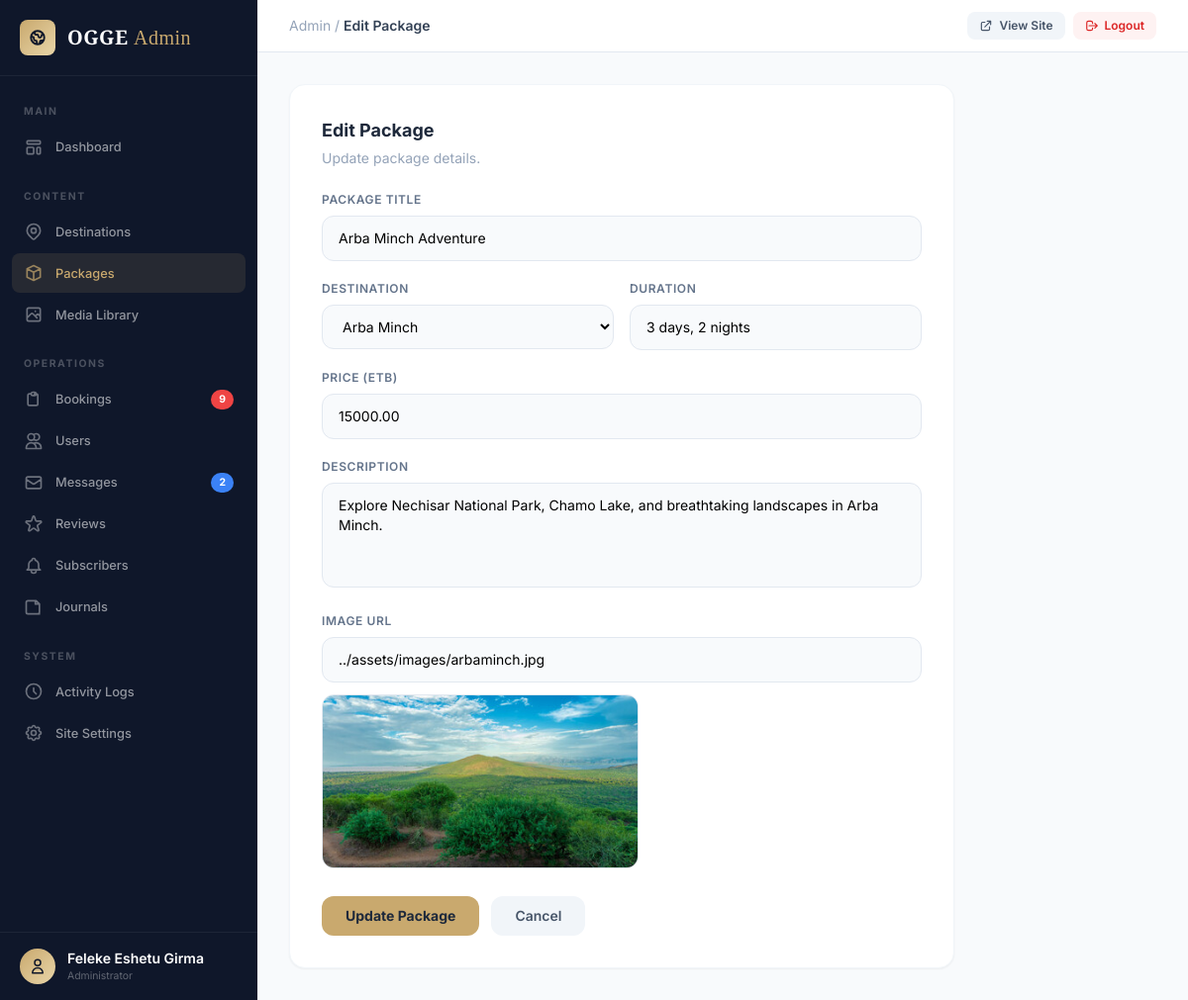
The app's page /admin/package-form.php?id=1 (signed in) with its own data.
### tables this page shows
CREATE TABLE `packages` (
  `id` int(11) NOT NULL,
  `title` varchar(255) NOT NULL,
  `destination_id` int(11) NOT NULL,
  `duration` varchar(100) NOT NULL,
  `price` decimal(10,2) NOT NULL,
  `image_url` varchar(255) NOT NULL,
  `created_at` timestamp NOT NULL DEFAULT current_timestamp(),
  `description` text NOT NULL
);

CREATE TABLE `destinations` (
  `id` int(11) NOT NULL,
  `name` varchar(255) NOT NULL,
  `description` text NOT NULL,
  `image_url` varchar(255) NOT NULL,
  `created_at` timestamp NOT NULL DEFAULT current_timestamp()
);

### admin/package-form.php (the view, shortened to what this page needs)
<?php
include('includes/admin-guard.php');
$id = $_GET['id'] ?? null; $pkg = null;
if ($id) { $stmt = $db->prepare("SELECT * FROM packages WHERE id = ?"); $stmt->bind_param("i", $id); $stmt->execute(); $pkg = $stmt->get_result()->fetch_assoc(); $stmt->close(); if (!$pkg) { header("Location: packages.php"); exit(); } }
$destinations = $db->query("SELECT id, name FROM destinations ORDER BY name ASC");
include('includes/admin-header.php');
?>
<div class="max-w-2xl">
    <div class="bg-white rounded-2xl border border-slate-100 shadow-sm p-6 sm:p-8">
        <h3 class="text-lg font-bold text-slate-800 mb-1"><?= $pkg ? 'Edit' : 'New' ?> Package</h3>
        <p class="text-sm text-slate-400 mb-6"><?= $pkg ? 'Update package details.' : 'Create a new travel package.' ?></p>
        <form method="POST" action="includes/admin-actions.php?action=save_package" class="space-y-5">
            <div>
                <label class="block text-xs font-semibold text-slate-500 uppercase tracking-wider mb-2">Package Title</label>
                <input type="text" name="title" value="<?= htmlspecialchars($pkg['title'] ?? '') ?>" placeholder="e.g. Lalibela Pilgrimage" required class="w-full px-4 py-3 text-sm border border-slate-200 rounded-xl bg-slate-50 focus:outline-none focus:ring-2 focus:ring-champagne/30 focus:border-champagne focus:bg-white transition-all">
            </div>
            <div class="grid grid-cols-1 sm:grid-cols-2 gap-4">
                <div>
                    <label class="block text-xs font-semibold text-slate-500 uppercase tracking-wider mb-2">Destination</label>
                    <select name="destination_id" required class="w-full px-4 py-3 text-sm border border-slate-200 rounded-xl bg-slate-50 focus:outline-none focus:ring-2 focus:ring-champagne/30 focus:border-champagne focus:bg-white transition-all">
                        <?php while ($d = $destinations->fetch_assoc()): ?><option value="<?= $d['id'] ?>" <?= ($pkg && $pkg['destination_id'] == $d['id']) ? 'selected' : '' ?>><?= htmlspecialchars($d['name']) ?></option><?php endwhile; ?>
                    </select>
                </div>
                <div>
                    <label class="block text-xs font-semibold text-slate-500 uppercase tracking-wider mb-2">Duration</label>
                    <input type="text" name="duration" value="<?= htmlspecialchars($pkg['duration'] ?? '') ?>" placeholder="e.g. 3 days, 2 nights" required class="w-full px-4 py-3 text-sm border border-slate-200 rounded-xl bg-slate-50 focus:outline-none focus:ring-2 focus:ring-champagne/30 focus:border-champagne focus:bg-white transition-all">
                </div>
            </div>
            <div>
                <label class="block text-xs font-semibold text-slate-500 uppercase tracking-wider mb-2">Price (ETB)</label>
                <input type="number" name="price" value="<?= $pkg['price'] ?? '' ?>" placeholder="e.g. 25000" min="1" step="0.01" required class="w-full px-4 py-3 text-sm border border-slate-200 rounded-xl bg-slate-50 focus:outline-none focus:ring-2 focus:ring-champagne/30 focus:border-champagne focus:bg-white transition-all">
            </div>
            <div>
                <label class="block text-xs font-semibold text-slate-500 uppercase tracking-wider mb-2">Description</label>
                <textarea name="description" rows="4" placeholder="Describe this package..." required class="w-full px-4 py-3 text-sm border border-slate-200 rounded-xl bg-slate-50 focus:outline-none focus:ring-2 focus:ring-champagne/30 focus:border-champagne focus:bg-white transition-all resize-none"><?= htmlspecialchars($pkg['description'] ?? '') ?></textarea>
            </div>
            <div>
                <label class="block text-xs font-semibold text-slate-500 uppercase tracking-wider mb-2">Image URL</label>
                <input type="text" name="image_url" id="imageUrl" value="<?= htmlspecialchars($pkg['image_url'] ?? '') ?>" placeholder="../assets/images/example.jpg" required oninput="previewImage(this, 'imgPreview')" class="w-full px-4 py-3 text-sm border border-slate-200 rounded-xl bg-slate-50 focus:outline-none focus:ring-2 focus:ring-champagne/30 focus:border-champagne focus:bg-white transition-all">
                <img id="imgPreview" src="<?= htmlspecialchars($pkg['image_url'] ?? '') ?>" class="mt-3 w-full max-w-xs h-44 object-cover rounded-xl border border-slate-200" style="<?= $pkg ? '' : 'display:none;' ?>" onerror="this.style.display='none'">
            </div>
            <div class="flex gap-3 pt-2">
                <button type="submit" class="px-6 py-2.5 text-sm font-bold text-slate-800 bg-champagne hover:bg-champagne-light rounded-xl transition-colors"><?= $pkg ? 'Update' : 'Create' ?> Package</button>
                <a href="packages.php" class="px-6 py-2.5 text-sm font-semibold text-slate-600 bg-slate-100 hover:bg-slate-200 rounded-xl transition-colors">Cancel</a>
            </div>
        </form>
    </div>
</div>
<?php include('includes/admin-footer.php'); ?>

### admin/includes/admin-header.php (style rules this page uses)
body { font-family: 'Inter', sans-serif; }

### records on screen
packages: title "Arba Minch Adventure", destination_id "Arba Minch", duration "3 days, 2 nights", price "15000.00", description "Explore Nechisar National Park, Chamo Lake, and breathtaking landscapes in Arba Minch.", image_url "../assets/images/arbaminch.jpg", image_url (picture)

### other values on screen
$pending_bookings "9"
$unread_messages "2"
$admin_name "Feleke Eshetu Girma"
$page_title "Edit Package"
